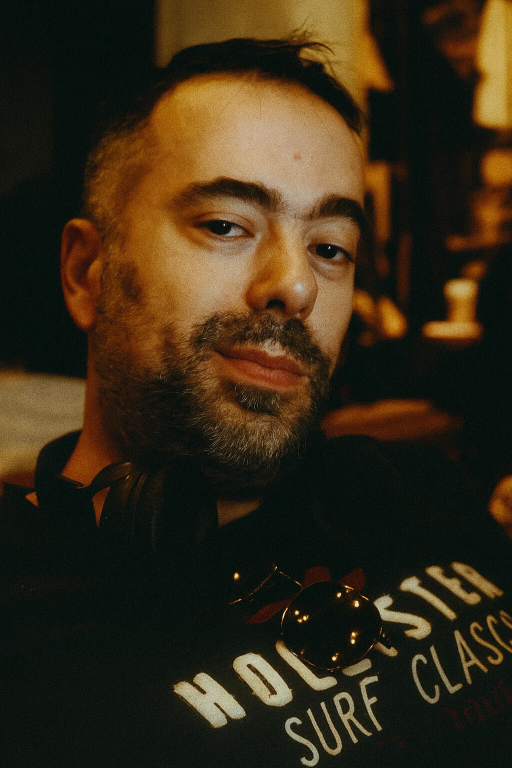
#> input picture mirat-orig.jpg, 1024 x 1536 px (shown at 1/2 size)
$ python -i dither-images.py   (imports and definitions only)
#> lines starting #> are read from the running program, lines starting #| are printed output that depends on the picture
#!/usr/bin/env python3
"""
Apply retro dithering effect to all images in build directory
"""
import os
import sys
from pathlib import Path

try:
    from PIL import Image
except ImportError:
    print("Error: Pillow is required. Install with: pip install Pillow")
    sys.exit(1)


def dither_image(filepath, max_width=800, dark_color=(0, 0, 0), light_color=(178, 164, 151)):
    """Apply dithering to a single image with custom colors"""
#> called with filepath = 'mirat-orig.jpg', max_width = 800, dark_color = (0, 0, 0), light_color = (178, 164, 151)
    try:
        # Open image
        img = Image.open(filepath)
#> img is the input picture: PIL image 1024x1536 RGB; mean R, G, B 55.1, 43.4, 23.7

        # Resize if width > max_width while maintaining aspect ratio
        if img.width > max_width:
            aspect_ratio = img.height / img.width
#> aspect_ratio = 1.5
            new_height = int(max_width * aspect_ratio)
#> new_height = 1200
            img = img.resize((max_width, new_height), Image.LANCZOS)
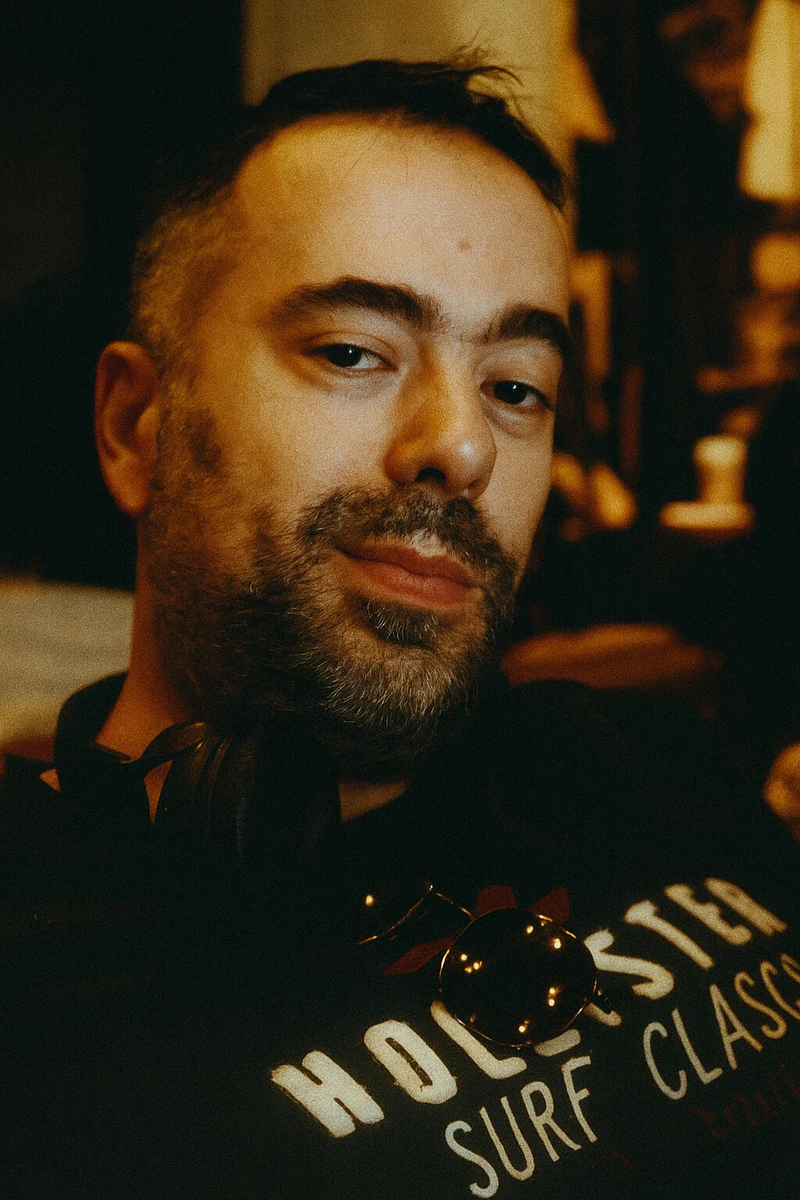
#> img: PIL image 800x1200 RGB; mean R, G, B 55.1, 43.4, 23.7

        # Convert to RGB if needed (handles RGBA, palette mode, etc)
        if img.mode not in ('RGB', 'L'):
            img = img.convert('RGB')

        # Convert to 1-bit (black & white with Floyd-Steinberg dithering)
        dithered_bw = img.convert('1', dither=Image.FLOYDSTEINBERG)
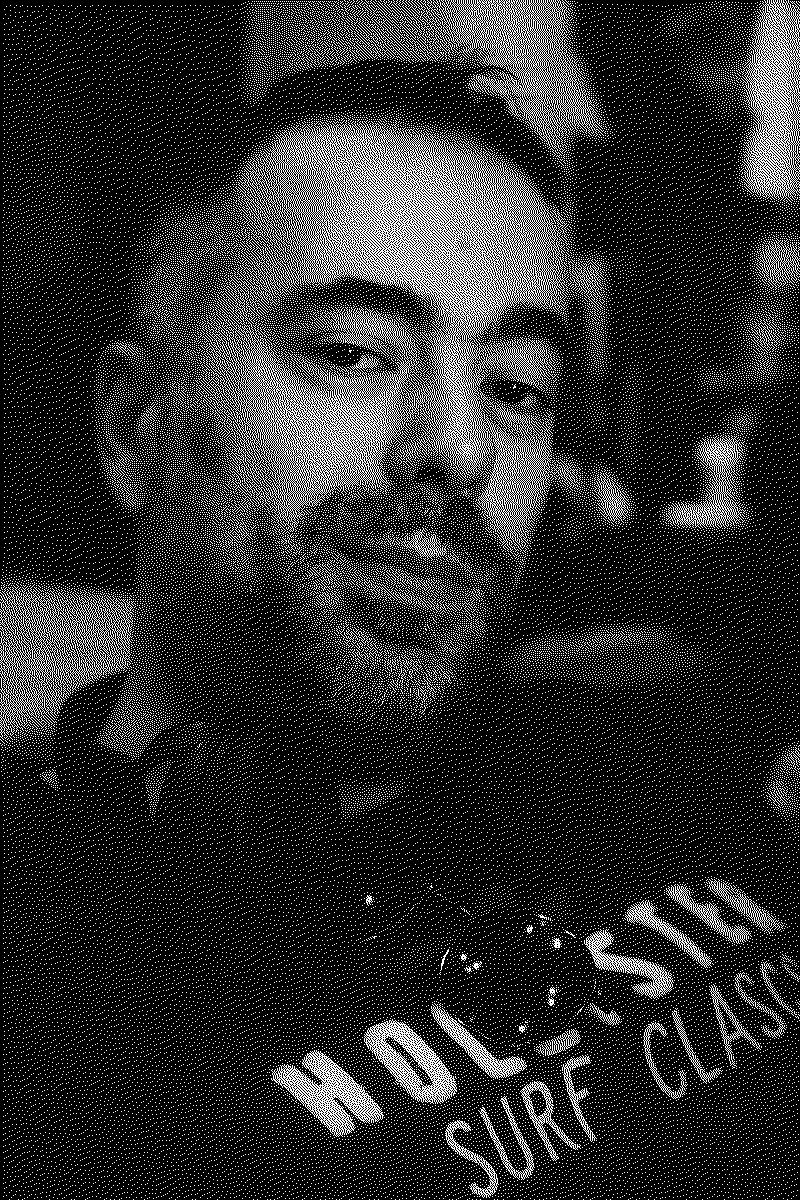
#> dithered_bw: PIL image 800x1200 1; 17.2% white in thin lines or dots

        # Create a new RGB image with custom colors
        # Map black (0) to dark_color and white (255) to light_color
        width, height = dithered_bw.size
#> width = 800; height = 1200
        colored = Image.new('RGB', (width, height))
#> colored: PIL image 800x1200 RGB; every value is 0
        pixels = colored.load()
        bw_pixels = dithered_bw.load()

        for y in range(height):
            for x in range(width):
                # 0 = black in 1-bit image, 255 = white
                if bw_pixels[x, y] == 0:
                    pixels[x, y] = dark_color
                else:
                    pixels[x, y] = light_color

        # Save as PNG for clean 2-color output (no JPEG artifacts)
        # Change extension to .png if needed
        original_filepath = filepath
        if filepath.lower().endswith(('.jpg', '.jpeg')):
            filepath = filepath.rsplit('.', 1)[0] + '.png'
            # Remove old JPEG file after converting to PNG
            if original_filepath != filepath and os.path.exists(original_filepath):
                os.remove(original_filepath)

        colored.save(filepath, 'PNG', optimize=True)
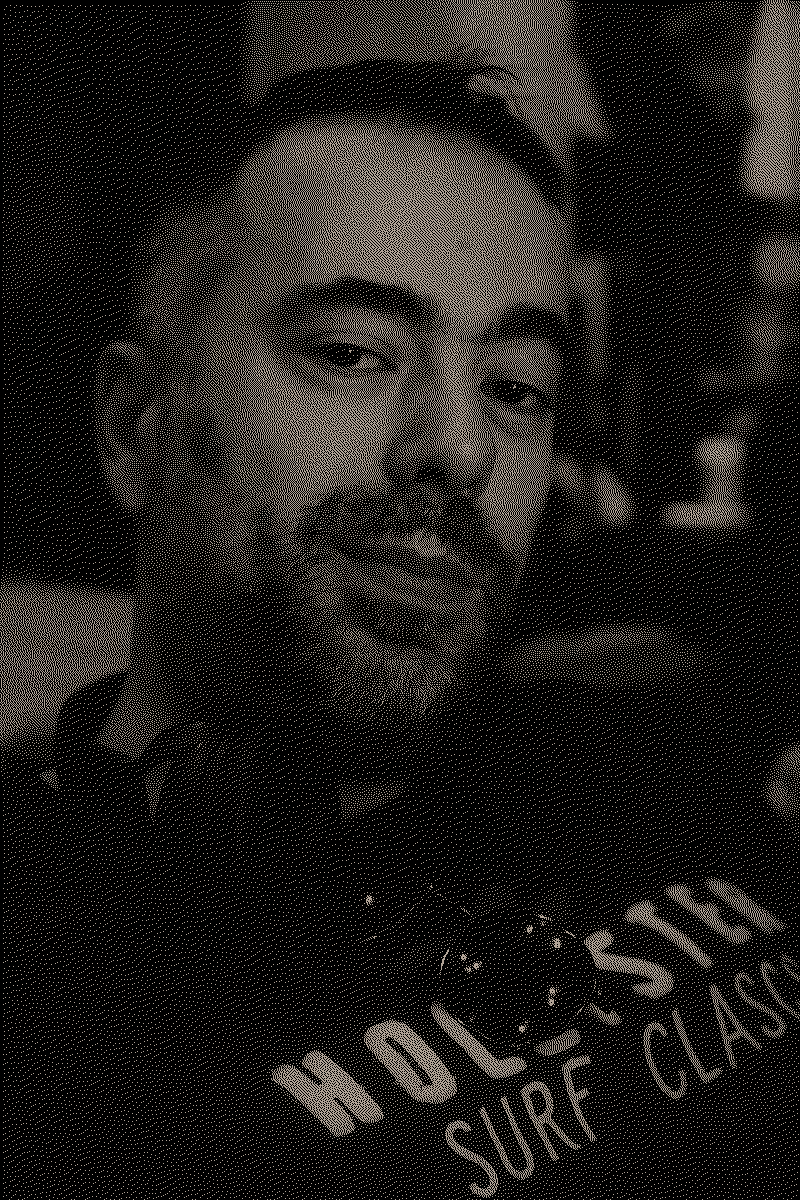
#> saved as mirat-orig.png: PIL image 800x1200 RGB; mean R, G, B 30.7, 28.2, 26
        return True
    except Exception as e:
        print(f"Warning: Could not dither {filepath}: {e}")
        return False


# [48 lines left out: functions process_directory, fix_html_image_references, not called in this run]


# [17 lines not run here, left out]

>>> result = dither_image('mirat-orig.jpg')
